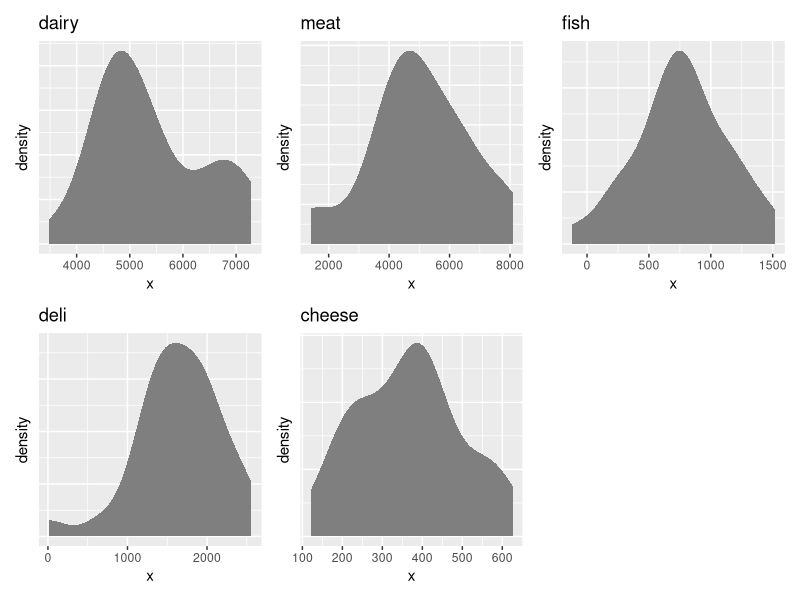

Generate this figure with R:
## ---- chunk 1
#| include: false
options(width = 300)
set.seed(1234)
## ---- chunk 2
#| warning: false
#| message: false

library(tidyverse)

add_one <- function(value) {
  value + 1
}

some_numbers <- c(1, 6, 3, 7)

# With the anonymized \() lambda notation
# You could also do map_dbl(some_numbers, add_one), but I like to be 
# explicit about arguments
map_dbl(some_numbers, \(x) add_one(value = x))
## ---- chunk 3
add_two_numbers <- function(thing1, thing2) {
  thing1 + thing2
}

some_numbers <- c(1, 6, 3, 7)
some_other_numbers <- c(2, 1, 3, 4)

map2_dbl(
  some_numbers,
  some_other_numbers,
  \(x, y) add_two_numbers(thing1 = x, thing2 = y)
)

# Or, less verbosely:
map2_dbl(some_numbers, some_other_numbers, add_two_numbers)
## ---- chunk 4
pmap_dbl(
  list(
    some_numbers,
    some_other_numbers
  ),
  \(x, y) add_two_numbers(thing1 = x, thing2 = y)
)

# Or, less verbosely:
pmap_dbl(list(some_numbers, some_other_numbers), add_two_numbers)
## ---- chunk 5
mean_sales = c(
  dairy = 5364.5846,
  meat = 5059.6955,
  fish = 764.4324,
  deli = 1744.4206,
  cheese = 364.5226
)

sd_sales <- c(
  dairy = 1192.3751,
  meat = 1560.7741,
  fish = 333.7008,
  deli = 509.8426,
  cheese = 127.2061
)
## ---- chunk 6
map2(
  mean_sales, sd_sales, 
  \(.mean, .sd) rnorm(n = 30, mean = .mean, sd = .sd)
)
## ---- chunk 7
pmap(
  list(.mean = mean_sales, .sd = sd_sales),
  \(.mean, .sd) rnorm(n = 30, mean = .mean, sd = .sd)
)
## ---- chunk 8
library(patchwork)

simulation_plots <- pmap(
  list(.mean = mean_sales, .sd = sd_sales, .var_name = names(mean_sales)),
  \(.mean, .sd, .var_name) {
    sim_results = tibble(x = rnorm(n = 30, mean = .mean, sd = .sd))

    ggplot(sim_results, aes(x = x)) +
      geom_density(fill = "grey50", color = NA) +
      labs(title = .var_name) +
      theme(axis.text.y = element_blank(), axis.ticks.y = element_blank())
  }
)

wrap_plots(simulation_plots)
